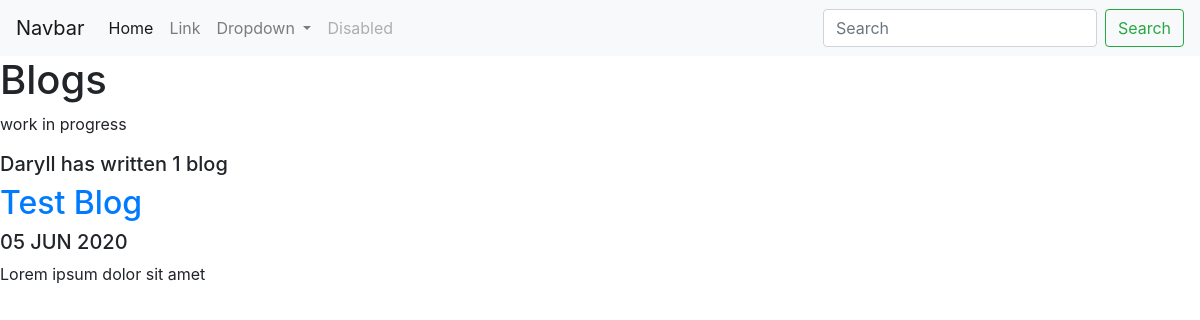
/blog/, run on an earlier commit of the app's database.
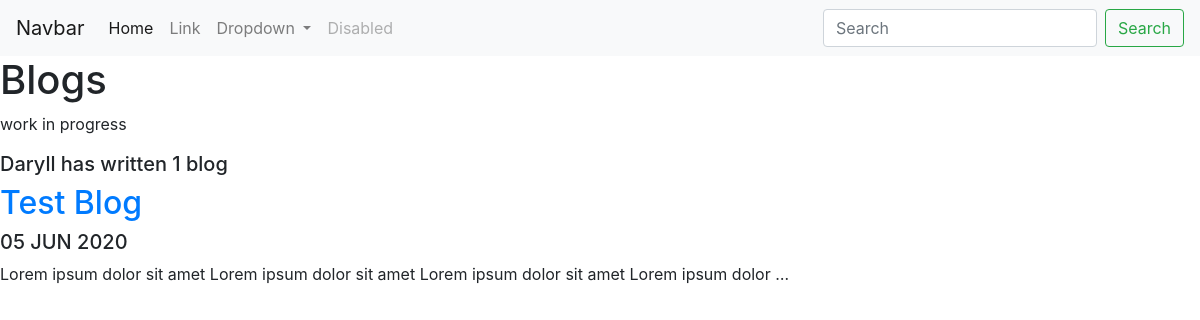
And on a later commit of the database.
### blog/models.py (models this page shows, shortened)
class Blog(models.Model):
    title = models.CharField(max_length=200)
    description = models.TextField()
    date = models.DateField()

### blog/views.py (the view)
# urls.py: path('', views.all_blogs, name='all_blogs'),
def all_blogs(request):
    blogs = Blog.objects.order_by('-date')
    return render(request, 'blog/all_blogs.html', {'blogs':blogs})

### blog/templates/blog/all_blogs.html
{% extends 'portfolio/base.html' %}
{% block content %}
<h1>Blogs</h1>
<p>work in progress</p>
<h5>Daryll has written {{ blogs.count }} blog{{ blogs.count|pluralize }}</h5>
{% for blog in blogs %}
<a href="{% url 'blog:detail' blog.id%}"><h2>{{ blog.title }}</h2></a>
<h5>{{ blog.date|date:'d M Y'|upper }}</h5>
<p>{{ blog.description|striptags|truncatechars:100 }}</p>
{% endfor %}
{% endblock %}

What changed in the data, as far as the page shows it:
changed Blog "Test Blog": description "Lorem ipsum dolor sit amet" → "Lorem ipsum dolor sit amet Lorem ipsum dolor sit amet Lorem ipsum dolor sit amet Lorem ipsum dolor …"
